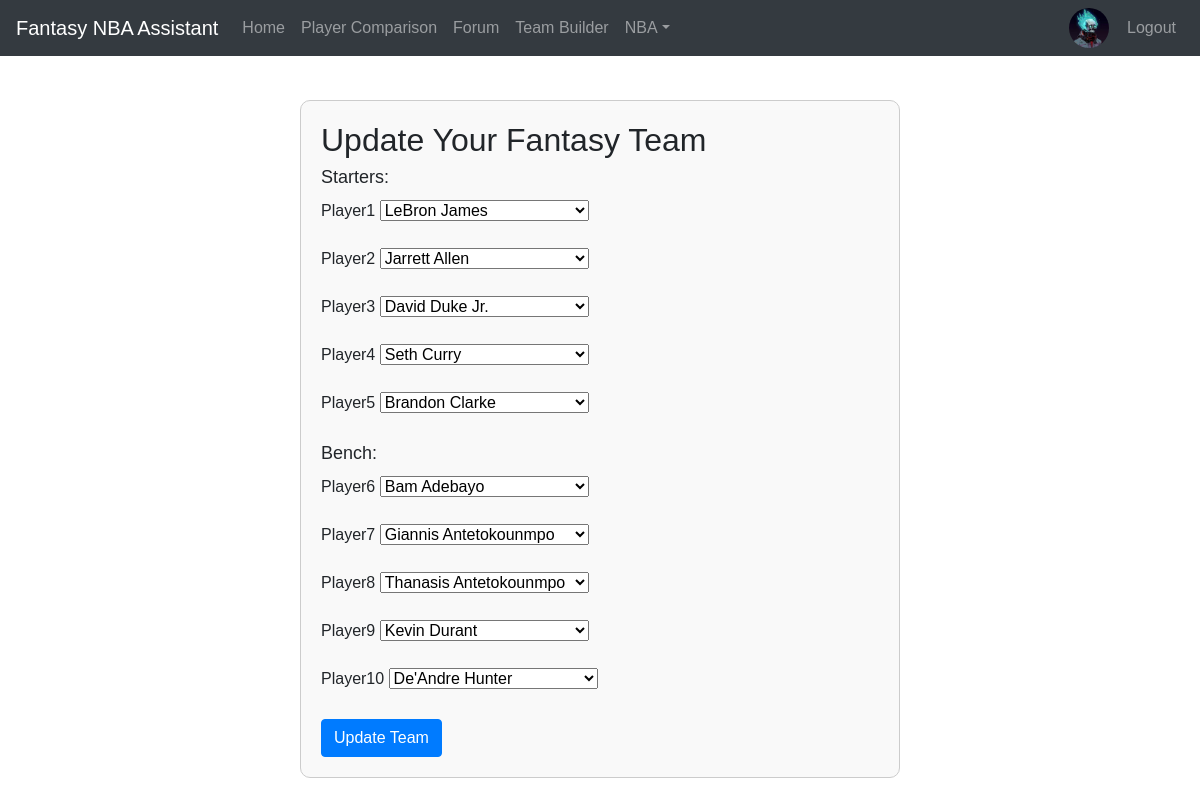
The app's page /teambuilder_update/ (signed in) with its own data.
### mysite/models.py (models this page shows, shortened)
class Profile(models.Model):
    user = models.OneToOneField(User, on_delete=models.CASCADE)
    bio = models.TextField(blank=True)
    favorite_team = models.ForeignKey('Team', on_delete=models.SET_NULL, null=True, blank=True)
    profile_picture = models.ImageField(upload_to='profile_pictures', default=default_profile_picture)

class FantasyTeam(models.Model):
    user = models.OneToOneField(User, on_delete=models.CASCADE)
    player1 = models.ForeignKey(NBAPlayer, related_name='player1_fantasy_team', on_delete=models.SET_NULL, null=True, blank=True)
    player2 = models.ForeignKey(NBAPlayer, related_name='player2_fantasy_team', on_delete=models.SET_NULL, null=True, blank=True)
    player3 = models.ForeignKey(NBAPlayer, related_name='player3_fantasy_team', on_delete=models.SET_NULL, null=True, blank=True)
    player4 = models.ForeignKey(NBAPlayer, related_name='player4_fantasy_team', on_delete=models.SET_NULL, null=True, blank=True)
    player5 = models.ForeignKey(NBAPlayer, related_name='player5_fantasy_team', on_delete=models.SET_NULL, null=True, blank=True)
    player6 = models.ForeignKey(NBAPlayer, related_name='player6_fantasy_team', on_delete=models.SET_NULL, null=True, blank=True)
    player7 = models.ForeignKey(NBAPlayer, related_name='player7_fantasy_team', on_delete=models.SET_NULL, null=True, blank=True)
    player8 = models.ForeignKey(NBAPlayer, related_name='player8_fantasy_team', on_delete=models.SET_NULL, null=True, blank=True)
    player9 = models.ForeignKey(NBAPlayer, related_name='player9_fantasy_team', on_delete=models.SET_NULL, null=True, blank=True)
    player10 = models.ForeignKey(NBAPlayer, related_name='player10_fantasy_team', on_delete=models.SET_NULL, null=True, blank=True)
    class Meta:
        constraints = [
            models.UniqueConstraint(fields=['player1', 'player2', 'player3', 'player4', 'player5', 'player6', 'player7', 'player8', 'player9', 'player10'], name='unique_players')
        ]

### mysite/views.py (the view)
# urls.py: path('teambuilder_update/', login_required(views.teambuilder_update), name='teambuilder_update'),
@login_required
def teambuilder_update(request):
    user = request.user
    fantasy_team = FantasyTeam.objects.get(user=user)
    if request.method == 'POST':
        form = UpdateTeamForm(request.POST, instance=fantasy_team)
        if form.is_valid():
            form.save()
            return redirect('teambuilder')  # Redirect the user to the team builder page
    else:
        form = UpdateTeamForm(instance=fantasy_team)
    return render(request, 'mysite/teambuilder_update.html', {'form': form})

### mysite/forms.py
class UpdateTeamForm(forms.ModelForm):
    class Meta:
        model = FantasyTeam
        fields = ['player1', 'player2', 'player3', 'player4', 'player5', 'player6', 'player7', 'player8', 'player9', 'player10']

### mysite/models.py (called while the page is built)
    def __str__(self):
        return f"{self.first_name} {self.last_name}"

### mysite/templates/mysite/teambuilder_update.html (shortened to what this page needs)
{% extends 'mysite/base.html' %}
{% load crispy_forms_tags %}
{% block content %}
<div id="update-team-container">
  <h2>Update Your Fantasy Team</h2>
  <form method="post" enctype="multipart/form-data">
    <div class="player-section">
      <h3>Starters:</h3>
      {{ form.player1|as_crispy_field }}
      {{ form.player2|as_crispy_field }}
      {{ form.player3|as_crispy_field }}
      {{ form.player4|as_crispy_field }}
      {{ form.player5|as_crispy_field }}
    </div>
    <div class="player-section">
      <h3>Bench:</h3>
      {{ form.player6|as_crispy_field }}
      {{ form.player7|as_crispy_field }}
      {{ form.player8|as_crispy_field }}
      {{ form.player9|as_crispy_field }}
      {{ form.player10|as_crispy_field }}
    </div>
    <button type="submit" class="btn btn-primary">Update Team</button>
  </form>
</div>
{% endblock %}

### mysite/templates/mysite/base.html (shortened to what this page needs)
<!DOCTYPE html>
<html lang="en">
<head>
    <link rel="stylesheet" href="https://cdnjs.cloudflare.com/ajax/libs/font-awesome/4.7.0/css/font-awesome.min.css">
    <link rel="stylesheet" href="https://stackpath.bootstrapcdn.com/bootstrap/4.5.0/css/bootstrap.min.css"
>
</head>
<body>
    <header>
        <nav class="navbar navbar-expand-md navbar-dark fixed-top bg-dark">
            <a class="navbar-brand" href="/">Fantasy NBA Assistant</a>
            <div class="collapse navbar-collapse" id="navbarsExampleDefault">
                <ul class="navbar-nav mr-auto">
                    <li class="nav-item">
                        <a class="nav-link" href="/">Home <span class="sr-only">(current)</span></a>
                    </li>
                    <li class="nav-item">
                        <a class="nav-link" href="/playercomparison">Player Comparison </a>
                    </li>
                    <li class="nav-item">
                        <a class="nav-link" href="/forum">Forum </a>
                    </li>
                    <li class="nav-item">
                        <a class="nav-link" href="/teambuilder">Team Builder </a>
                    </li>
                    <li class="nav-item dropdown">
                        <a class="nav-link dropdown-toggle" href="#" id="dropdown01" data-toggle="dropdown"
                            aria-haspopup="true" aria-expanded="false">NBA</a>
                    </li>
                </ul>
                {% if user.is_authenticated %}
                    <ul class="navbar-nav ml-auto">
                        <li class="nav-item">
                            <a href="{% url 'profile' %}">
                                <img src="{{ user.profile.profile_picture.url }}" alt="Profile Picture" class="profile-img">
                            </a>
                        </li>
                        <li class="nav-item">
                            <a class="nav-link" href="{% url 'logout' %}">Logout</a>
                        </li>
                    </ul>
                {% endif %}
            </div>
        </nav>
    </header>
    <main role="main" class="container">
        <div class="mt-5">
            {% block content %}
            {% endblock %}
        </div>
    </main>
</body>
</html>

### mysite/templates/mysite/base.html (style rules this page uses)
body { font-family: 'Arial', sans-serif; }
.navbar-nav .nav-link { color: #ffffff; }
.profile-img { width: 40px; height: 40px; object-fit: cover; object-position: center; border-radius: 50%; margin-right: 10px; }

### mysite/templates/mysite/teambuilder_update.html (style rules this page uses)
#update-team-container { margin: 100px auto 50px; max-width: 600px; padding: 20px; border: 1px solid #ccc; border-radius: 10px; background-color: #f9f9f9; }
.player-section { margin-bottom: 20px; }
.player-section h3 { font-size: 18px; margin-bottom: 10px; }
button { padding: 10px 20px; background-color: #007bff; color: #fff; border: none; border-radius: 5px; cursor: pointer; }

### records on screen
FantasyTeam: player1 "LeBron James", player2 "Jarrett Allen", player3 "David Duke Jr.", player4 "Seth Curry", player5 "Brandon Clarke", player6 "Bam Adebayo", player7 "Giannis Antetokounmpo", player8 "Thanasis Antetokounmpo", player9 "Kevin Durant", player10 "De'Andre Hunter"
